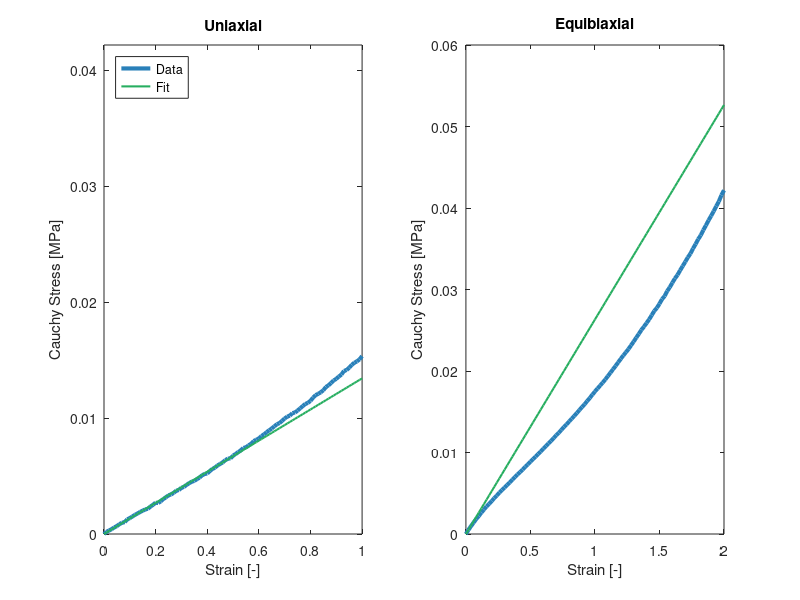
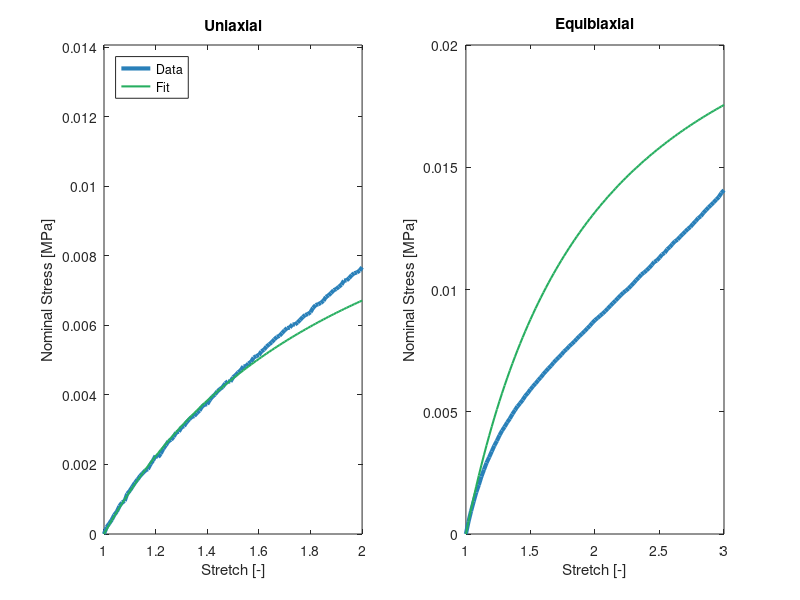

MATLAB code to generate these figures, in order:
clear; close all;

% This script is used to fit a linear incompressible material model to test
% data. Material test data for two different mixing ratios of Sylgard
% CY52-276 are available. The test data for mixing ratios A:B of 9:10 and
% 10:9 can be selected below in the section "Load data". This script
% converts the nominal stress given in the material tests to cauchy stress
% and does a combined least square fit of both the uniaxial as well as the
% equibiaxial test data to a linear model. The parameter "weighting" in the
% section "Coupled least square fit" can be adjust to give relatively less
% weight to the equibiaxial data. The important extracted material
% parameter is the Young's modulus E given in MPa.


%% Load data

load('StrainStressTest_9_to_10.mat')

nu = 0.49; % Poisson's Ratio

%% Calculate cauchy stress from input which is nominal stress
u.strain = uniaxial(:,1);
u.lambda1 = u.strain + 1;
u.lambda2 = 1 ./ sqrt(u.lambda1);
u.lambda3 = u.lambda2;

e.strain = equibiaxial(:,1);
e.lambda1 = equibiaxial(:,1) + 1;
e.lambda2 = e.lambda1;
e.lambda3 = 1./(e.lambda1.*e.lambda2);

for i = 1:length(u.lambda1)
    u.nominal_stress_tensor = zeros(3);
    u.nominal_stress_tensor(1,1) = uniaxial(i,2);
    u.nominal_stress(i,1) = u.nominal_stress_tensor(1,1);
        
    u.F(:,:,i) = diag([u.lambda1(i),u.lambda2(i),u.lambda3(i)]);
    u.cauchy_stress_tensor = u.F(:,:,i)*u.nominal_stress_tensor;
    u.cauchy_stress(i,1) = u.cauchy_stress_tensor(1,1);
    
end
for i = 1:length(e.lambda1)
    e.nominal_stress_tensor = zeros(3);
    e.nominal_stress_tensor(1,1) = equibiaxial(i,2);
    e.nominal_stress_tensor(2,2) = equibiaxial(i,2);
    
    e.nominal_stress(i,1) = e.nominal_stress_tensor(1,1);

    e.F(:,:,i) = diag([e.lambda1(i),e.lambda2(i),e.lambda3(i)]);
    e.cauchy_stress_tensor = e.F(:,:,i)*e.nominal_stress_tensor;
    e.cauchy_stress(i,1) = e.cauchy_stress_tensor(1,1);
end

fx_u = u.cauchy_stress;
x_u = u.strain;
fx_e = e.cauchy_stress;
x_e = e.strain;

%% Coupled least square fit for uniaxial and equibiaxial
weighting = 1; % [0,1] This factor give more weight to uniaxial if lowered

fun1 = @(a)(sum((fx_u-a*x_u)).^2 +...
    sum((fx_e(1:round(numel(fx_e)*weighting))-a*x_e(1:round(numel(fx_e)*weighting))/(1 - nu)).^2));
options = optimset('Display','iter','TolFun',1e-12,'TolX',1e-12);
E = fminsearch(fun1,1,options); % E-Modulus [MPa]

%% Plotting results Cauchy Stress
figure
subplot(1,2,1)
plot(u.strain,u.cauchy_stress,'LineWidth',3,'Color',[41, 128, 185]./255)
ylabel("Cauchy Stress [MPa]")
xlabel("Strain [-]")
title("Uniaxial")
hold on
plot(u.strain,E*u.strain,'LineWidth',1.5,'Color',[39, 174, 96]./255)
legend({'Data','Fit'},'Location','northwest')
ylim([0,max(e.cauchy_stress)])

subplot(1,2,2)
plot(e.strain,e.cauchy_stress,'LineWidth',3,'Color',[41, 128, 185]./255)
ylabel("Cauchy Stress [MPa]")
xlabel("Strain [-]")
title("Equibiaxial")
hold on
plot(e.strain,E*e.strain/(1-nu),'LineWidth',1.5,'Color',[39, 174, 96]./255)

%% Convert cauchy to nominal
u.fit_cauchy_stress = E*u.strain;
e.fit_cauchy_stress = E*e.strain/(1-nu);


for i = 1:numel(u.fit_cauchy_stress)
    f1 = u.F(:,:,i)^-1;
    u.fit_nominal_stress(i) = u.fit_cauchy_stress(i) * f1(1,1);
    
    f1 = e.F(:,:,i)^-1;
    e.fit_nominal_stress(i) = e.fit_cauchy_stress(i) * f1(1,1);
end

%% Plotting results Nominal Stress
figure
subplot(1,2,1)
plot(u.lambda1,u.nominal_stress,'LineWidth',3,'Color',[41, 128, 185]./255)
hold on
plot(u.lambda1,u.fit_nominal_stress,'LineWidth',1.5,'Color',[39, 174, 96]./255)
legend({'Data','Fit'},'Location','northwest')
ylabel("Nominal Stress [MPa]")
xlabel("Stretch [-]")
title("Uniaxial")
ylim([0,max(e.nominal_stress)])

subplot(1,2,2)
plot(e.lambda1,e.nominal_stress,'LineWidth',3,'Color',[41, 128, 185]./255)
hold on
plot(e.lambda1,e.fit_nominal_stress,'LineWidth',1.5,'Color',[39, 174, 96]./255)
ylabel("Nominal Stress [MPa]")
xlabel("Stretch [-]")
title("Equibiaxial")